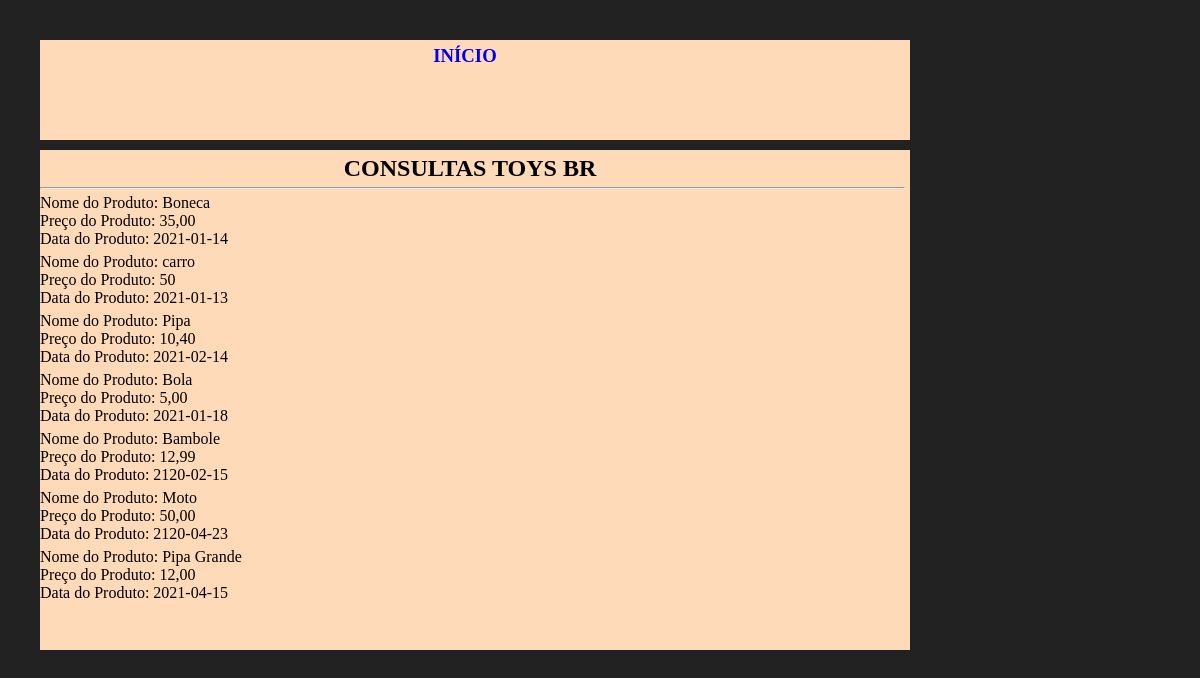
Page /consultapro.php on the committed database.
### tables this page shows
CREATE TABLE `produtos` (
  `nomeProduto` varchar(50) NOT NULL,
  `precoProduto` varchar(40) DEFAULT NULL,
  `dataProduto` date DEFAULT NULL
);

### consultapro.php (the view, shortened to what this page needs)
<?php
include("conexao.php");
?>
<!DOCTYPE html>
<html lang ="pt-br">
<head>
	<link rel="stylesheet" type="text/css" href="_css/estilo.css">
</head>
<body>
	<div class="container">
		<nav>
			<ul class="menu">
				<center>
					<h3><a href="index.php" style="text-decoration:none">INÍCIO</a></a></h3>
				</center>
			</ul>
		</nav>
	<section>
	<center><h2> CONSULTAS TOYS BR</h2></center>
		<hr>
  			<?php
  			$result1 = "SELECT * FROM produtos";
  			$resultado1 = mysqli_query($conexao,$result1);
  			while ($exibirRegistros1 = mysqli_fetch_array($resultado1)){
				$nomeProduto = $exibirRegistros1[0];
				$precoProduto = $exibirRegistros1[1];
				$dataProduto = $exibirRegistros1[2];
				print"<article>";
				print"Nome do Produto: $nomeProduto<br>";
				print"Preço do Produto: $precoProduto<br>";
				print"Data do Produto: $dataProduto<br>";
				print"</article>";
			}
  			?>
			</body>
</html>

### _css/estilo.css (style rules this page uses)
* { margin:5px; padding:0; margin-left: 0px; }
body { background-color: #222; font-family: Tahoma; font-left: 50px; font-size: 100%; }
.container { margin:auto; width: 1200px; margin-top: 20px; padding: 10px; }
nav { width: 870px; height: 100px; margin-left: 30px; background-color: #FFDAB9; float: left; }
section { width: 870px; height: 500px; margin-left: 30px; float: left; background-color: #FFDAB9; }

### rows in the picture
produtos: nomeProduto "Boneca", precoProduto "35,00", dataProduto "2021-01-14"
produtos: nomeProduto "carro", precoProduto "50", dataProduto "2021-01-13"
produtos: nomeProduto "Pipa", precoProduto "10,40", dataProduto "2021-02-14"
produtos: nomeProduto "Bola", precoProduto "5,00", dataProduto "2021-01-18"
produtos: nomeProduto "Bambole", precoProduto "12,99", dataProduto "2120-02-15"
produtos: nomeProduto "Moto", precoProduto "50,00", dataProduto "2120-04-23"
produtos: nomeProduto "Pipa Grande", precoProduto "12,00", dataProduto "2021-04-15"
